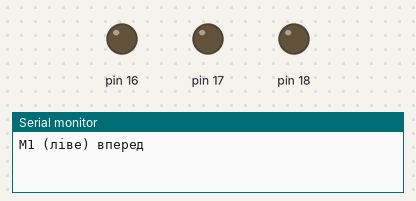
Simulated run of this sketch. Board: Arduino Uno, built with avr-gcc and run on an emulated ATmega328P. Shown: output pins drawn as LEDs (lit = HIGH), the last lines printed to the serial monitor.

Above: at 1.0 s.
At 3.5 s:
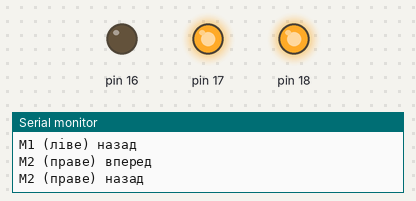
At 4.7 s:
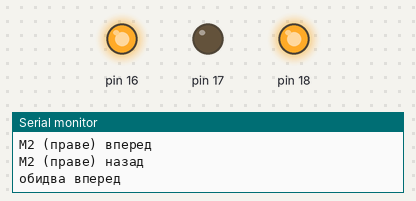
Timing chart, 0 to 9.8 s (numbered marks = the images above):
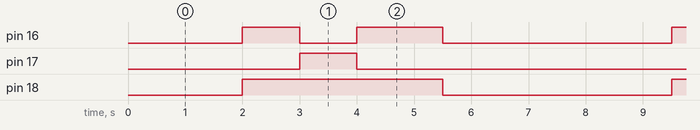

The sketch:

motor_test.ino
```cpp
// Тест моторів: M1 вперед/назад, M2 вперед/назад, обидва вперед
// Піни як на схемі day2_wiring.svg (ENA D25, IN1 D26, IN2 D27, IN3 RX2, IN4 TX2, ENB D18)
const int ENA = 25, IN1 = 26, IN2 = 27, IN3 = 16, IN4 = 17, ENB = 18;

void motor(int en, int a, int b, int v) {   // v: -255..255
  digitalWrite(a, v > 0); digitalWrite(b, v < 0); analogWrite(en, abs(v));
}

void step(const char *name, int l, int r, int ms) {
  Serial.println(name);
  motor(ENA, IN1, IN2, l); motor(ENB, IN3, IN4, r);
  delay(ms);
}

void setup() {
  Serial.begin(115200);
  for (int p : {ENA, IN1, IN2, IN3, IN4, ENB}) pinMode(p, OUTPUT);
}

void loop() {
  int s = 150;
  step("M1 (ліве) вперед", s, 0, 1000);
  step("M1 (ліве) назад", -s, 0, 1000);
  step("M2 (праве) вперед", 0, s, 1000);
  step("M2 (праве) назад", 0, -s, 1000);
  step("обидва вперед", s, s, 1500);
  step("стоп", 0, 0, 2000);
}
```

Measured:
- by itself, pin 16: repeats every 7.5 s: LOW 1.0 s, HIGH 1.5 s, LOW 4.0 s, HIGH 1.0 s
- by itself, pin 17: alternates HIGH for 1.0 s and LOW for 6.5 s
- by itself, pin 18: alternates HIGH for 3.5 s and LOW for 4.0 s
